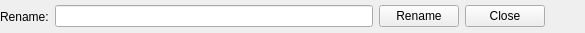
<?xml version="1.0" encoding="UTF-8"?>
<ui version="4.0">
 <class>RenameWidget</class>
 <widget class="QWidget" name="RenameWidget">
  <property name="geometry">
   <rect>
    <x>0</x>
    <y>0</y>
    <width>585</width>
    <height>33</height>
   </rect>
  </property>
  <property name="windowTitle">
   <string>Form</string>
  </property>
  <layout class="QHBoxLayout" name="horizontalLayout" stretch="0,1,0,0,0">
   <property name="leftMargin">
    <number>0</number>
   </property>
   <property name="topMargin">
    <number>0</number>
   </property>
   <property name="rightMargin">
    <number>0</number>
   </property>
   <property name="bottomMargin">
    <number>0</number>
   </property>
   <item>
    <widget class="QLabel" name="lblRename">
     <property name="text">
      <string>Rename:</string>
     </property>
    </widget>
   </item>
   <item>
    <widget class="QLineEdit" name="leName"/>
   </item>
   <item>
    <widget class="QPushButton" name="pbRename">
     <property name="text">
      <string>Rename</string>
     </property>
    </widget>
   </item>
   <item>
    <widget class="QPushButton" name="pbClose">
     <property name="text">
      <string>Close</string>
     </property>
    </widget>
   </item>
   <item>
    <spacer name="horizontalSpacer">
     <property name="orientation">
      <enum>Qt::Horizontal</enum>
     </property>
     <property name="sizeHint" stdset="0">
      <size>
       <width>40</width>
       <height>20</height>
      </size>
     </property>
    </spacer>
   </item>
  </layout>
 </widget>
 <resources/>
 <connections/>
</ui>
